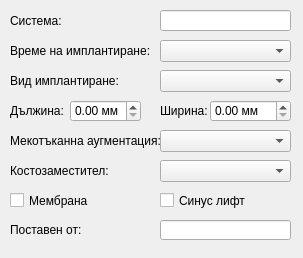
<?xml version="1.0" encoding="UTF-8"?>
<ui version="4.0">
 <class>ImplantWidget</class>
 <widget class="QWidget" name="ImplantWidget">
  <property name="geometry">
   <rect>
    <x>0</x>
    <y>0</y>
    <width>303</width>
    <height>258</height>
   </rect>
  </property>
  <property name="windowTitle">
   <string>ImplantWidget</string>
  </property>
  <widget class="QComboBox" name="boneCombo">
   <property name="geometry">
    <rect>
     <x>160</x>
     <y>160</y>
     <width>131</width>
     <height>22</height>
    </rect>
   </property>
   <item>
    <property name="text">
     <string/>
    </property>
   </item>
   <item>
    <property name="text">
     <string>Xenograft</string>
    </property>
   </item>
   <item>
    <property name="text">
     <string>Allograft</string>
    </property>
   </item>
   <item>
    <property name="text">
     <string>Autograft</string>
    </property>
   </item>
   <item>
    <property name="text">
     <string>Бета-3-калциев фосфат</string>
    </property>
   </item>
  </widget>
  <widget class="QLabel" name="label_6">
   <property name="geometry">
    <rect>
     <x>10</x>
     <y>100</y>
     <width>61</width>
     <height>21</height>
    </rect>
   </property>
   <property name="text">
    <string>Дължина:</string>
   </property>
  </widget>
  <widget class="QLabel" name="label_7">
   <property name="geometry">
    <rect>
     <x>160</x>
     <y>100</y>
     <width>51</width>
     <height>21</height>
    </rect>
   </property>
   <property name="text">
    <string>Ширина:</string>
   </property>
  </widget>
  <widget class="QComboBox" name="typeCombo">
   <property name="geometry">
    <rect>
     <x>160</x>
     <y>70</y>
     <width>131</width>
     <height>22</height>
    </rect>
   </property>
   <item>
    <property name="text">
     <string/>
    </property>
   </item>
   <item>
    <property name="text">
     <string>Закрито</string>
    </property>
   </item>
   <item>
    <property name="text">
     <string>Цикатризационен винт</string>
    </property>
   </item>
   <item>
    <property name="text">
     <string>Временна корона</string>
    </property>
   </item>
  </widget>
  <widget class="QLabel" name="label_9">
   <property name="geometry">
    <rect>
     <x>10</x>
     <y>130</y>
     <width>151</width>
     <height>21</height>
    </rect>
   </property>
   <property name="text">
    <string>Мекотъканна аугментация:</string>
   </property>
  </widget>
  <widget class="QCheckBox" name="membrCheck">
   <property name="geometry">
    <rect>
     <x>10</x>
     <y>190</y>
     <width>81</width>
     <height>21</height>
    </rect>
   </property>
   <property name="text">
    <string>Мембрана</string>
   </property>
  </widget>
  <widget class="LineEdit" name="system_edit">
   <property name="geometry">
    <rect>
     <x>160</x>
     <y>10</y>
     <width>131</width>
     <height>21</height>
    </rect>
   </property>
  </widget>
  <widget class="QLabel" name="label_2">
   <property name="geometry">
    <rect>
     <x>10</x>
     <y>40</y>
     <width>141</width>
     <height>21</height>
    </rect>
   </property>
   <property name="text">
    <string>Време на имплантиране:</string>
   </property>
  </widget>
  <widget class="QLabel" name="label_8">
   <property name="geometry">
    <rect>
     <x>10</x>
     <y>160</y>
     <width>131</width>
     <height>21</height>
    </rect>
   </property>
   <property name="text">
    <string>Костозаместител:</string>
   </property>
  </widget>
  <widget class="QCheckBox" name="sinusCheck">
   <property name="geometry">
    <rect>
     <x>160</x>
     <y>190</y>
     <width>91</width>
     <height>21</height>
    </rect>
   </property>
   <property name="text">
    <string>Синус лифт</string>
   </property>
  </widget>
  <widget class="QDoubleSpinBox" name="width">
   <property name="geometry">
    <rect>
     <x>210</x>
     <y>100</y>
     <width>81</width>
     <height>22</height>
    </rect>
   </property>
   <property name="suffix">
    <string> мм</string>
   </property>
   <property name="maximum">
    <double>20.000000000000000</double>
   </property>
   <property name="singleStep">
    <double>0.050000000000000</double>
   </property>
  </widget>
  <widget class="QLabel" name="label_5">
   <property name="geometry">
    <rect>
     <x>10</x>
     <y>10</y>
     <width>121</width>
     <height>21</height>
    </rect>
   </property>
   <property name="text">
    <string>Система:</string>
   </property>
  </widget>
  <widget class="QLabel" name="label_3">
   <property name="geometry">
    <rect>
     <x>10</x>
     <y>70</y>
     <width>131</width>
     <height>21</height>
    </rect>
   </property>
   <property name="text">
    <string>Вид имплантиране:</string>
   </property>
  </widget>
  <widget class="QDoubleSpinBox" name="length">
   <property name="geometry">
    <rect>
     <x>70</x>
     <y>100</y>
     <width>71</width>
     <height>22</height>
    </rect>
   </property>
   <property name="suffix">
    <string> мм</string>
   </property>
   <property name="maximum">
    <double>20.000000000000000</double>
   </property>
   <property name="singleStep">
    <double>0.050000000000000</double>
   </property>
  </widget>
  <widget class="QComboBox" name="timeCombo">
   <property name="geometry">
    <rect>
     <x>160</x>
     <y>40</y>
     <width>131</width>
     <height>22</height>
    </rect>
   </property>
   <item>
    <property name="text">
     <string/>
    </property>
   </item>
   <item>
    <property name="text">
     <string>Отложено</string>
    </property>
   </item>
   <item>
    <property name="text">
     <string>Ранно</string>
    </property>
   </item>
   <item>
    <property name="text">
     <string>Имедиантно</string>
    </property>
   </item>
  </widget>
  <widget class="QComboBox" name="tissueCombo">
   <property name="geometry">
    <rect>
     <x>160</x>
     <y>130</y>
     <width>131</width>
     <height>22</height>
    </rect>
   </property>
   <item>
    <property name="text">
     <string/>
    </property>
   </item>
   <item>
    <property name="text">
     <string>Roll flap</string>
    </property>
   </item>
   <item>
    <property name="text">
     <string>Free gingival graft</string>
    </property>
   </item>
   <item>
    <property name="text">
     <string>Connective tissue graft</string>
    </property>
   </item>
  </widget>
  <widget class="QLineEdit" name="uinEdit">
   <property name="geometry">
    <rect>
     <x>160</x>
     <y>220</y>
     <width>131</width>
     <height>20</height>
    </rect>
   </property>
   <property name="text">
    <string/>
   </property>
   <property name="maxLength">
    <number>9</number>
   </property>
  </widget>
  <widget class="QLabel" name="label_4">
   <property name="geometry">
    <rect>
     <x>10</x>
     <y>220</y>
     <width>91</width>
     <height>20</height>
    </rect>
   </property>
   <property name="text">
    <string>Поставен от:</string>
   </property>
  </widget>
 </widget>
 <layoutdefault spacing="6" margin="11"/>
 <customwidgets>
  <customwidget>
   <class>LineEdit</class>
   <extends>QLineEdit</extends>
   <header>View/uiComponents/qt_derived/LineEdit.h</header>
  </customwidget>
 </customwidgets>
 <resources/>
 <connections/>
</ui>
